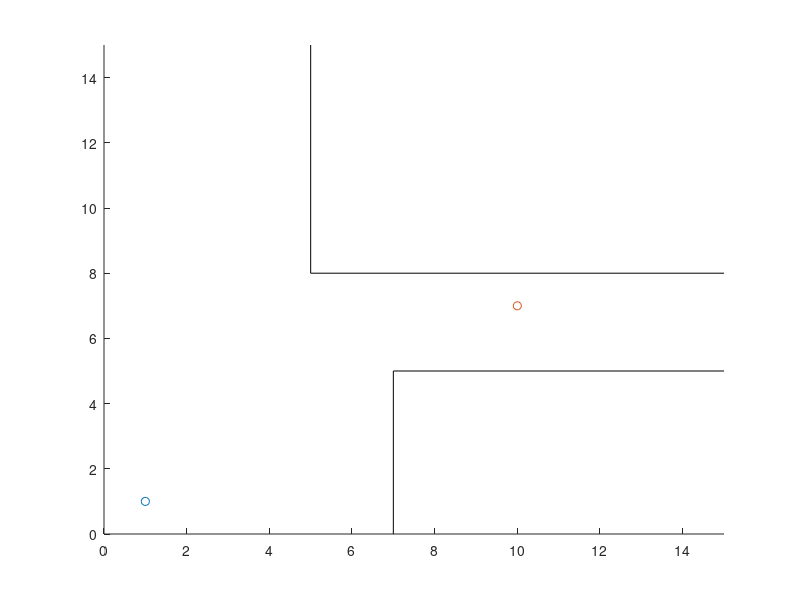

The MATLAB script that drew this image:
close all;
clearvars;

scene_x = 15; % Plot x dimension in m
scene_y = 15; % Plot y dimension in m

radar_pos = [1 1]; % x y position of the radar
M = 1; % Number of bounces considered

target_pos = [10 7];

wall1_x = 7; % x coordinate of wall 1
wall1_y = 5; % y coordinate of wall 1
wall2_x = 5; % x coordinate of wall 1
wall2_y = 8; % y coordinate of wall 1

%clculate the angle to the target
if mod(M, 2) == 1
    y_dist = target_pos(2) - radar_pos(2) + (M-1) * (wall2_y - wall1_y) + 2 * (wall2_y - target_pos(2));
else 
    y_dist = target_pos(2) - radar_pos(2) + M * (wall2_y - wall1_y);
end

 x_dist = target_pos(1) - radar_pos(1);
 beam_angle = atan(y_dist/x_dist);
 disp(beam_angle*180/pi);
 


figure;
hold on;
plot([wall1_x, wall1_x, scene_x], [0, wall1_y, wall1_y], 'k'); % plot wall 1
plot([wall2_x, wall2_x, scene_x], [scene_y, wall2_y, wall2_y], 'k'); % plot wall 2
scatter(radar_pos(1), radar_pos(2));
scatter(target_pos(1), target_pos(2));
xlim([0, scene_x]);
ylim([0, scene_y]);